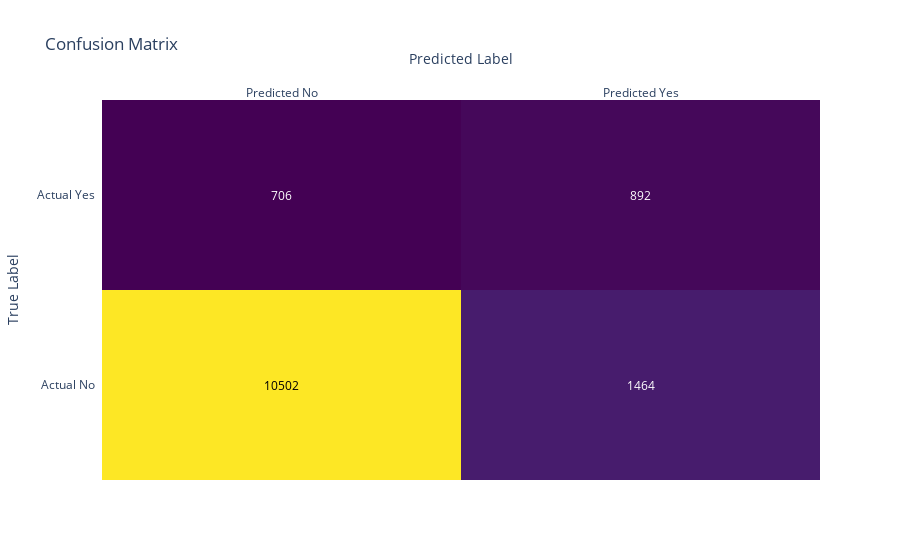
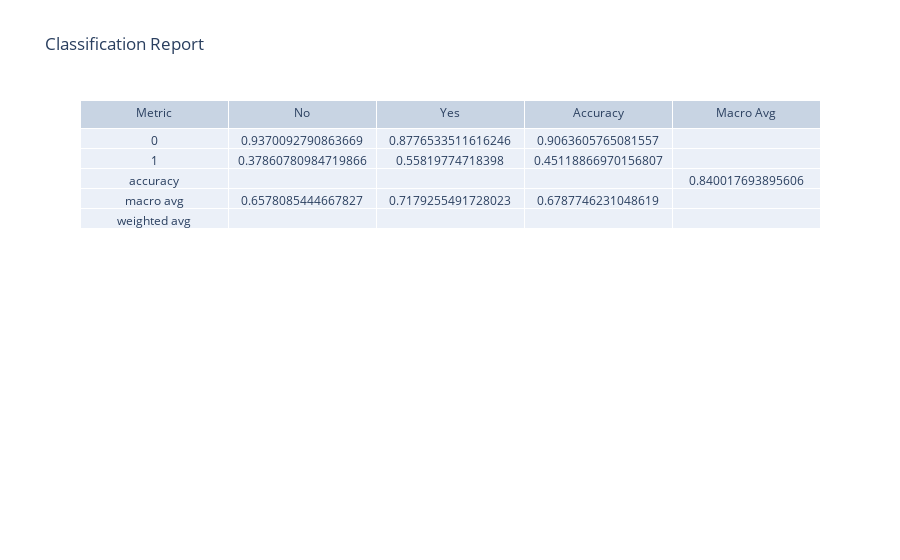

Notebook code for these charts, in order:
### Markdown cell above
### Plotting confusion matrix and classification report using Plotly

### Code cell
cm = confusion_matrix(y_test, y_pred)
cr = classification_report(y_test, y_pred, output_dict=True)

# Plot confusion matrix using Plotly
fig_cm = ff.create_annotated_heatmap(z=cm, x=['Predicted No', 'Predicted Yes'], y=['Actual No', 'Actual Yes'], colorscale='Viridis')
fig_cm.update_layout(title='Confusion Matrix', xaxis_title='Predicted Label', yaxis_title='True Label')

# Plot classification report using Plotly
fig_cr = go.Figure(data=[go.Table(
    header=dict(values=['Metric', 'No', 'Yes', 'Accuracy', 'Macro Avg']),
    cells=dict(values=[
        list(cr.keys()), 
        [cr['0']['precision'], cr['1']['precision'], '', cr['macro avg']['precision']],
        [cr['0']['recall'], cr['1']['recall'], '', cr['macro avg']['recall']],
        [cr['0']['f1-score'], cr['1']['f1-score'], '', cr['macro avg']['f1-score']],
        ['', '', cr['accuracy'], '', '']
    ])
)])
fig_cr.update_layout(title='Classification Report')

# Show figures
fig_cm.show()
fig_cr.show()

### Figure 1 — Plotly figure (JSON) as saved in the notebook; plotly's stock layout.template omitted (floating-point values rounded to 4 significant figures)
{"data": [{"colorscale": [[0, "#440154"], [0.1111, "#482878"], [0.2222, "#3e4989"], [0.3333, "#31688e"], [0.4444, "#26828e"], [0.5556, "#1f9e89"], [0.6667, "#35b779"], [0.7778, "#6ece58"], [0.8889, "#b5de2b"], [1, "#fde725"]], "reversescale": false, "showscale": false, "type": "heatmap", "x": ["Predicted No", "Predicted Yes"], "y": ["Actual No", "Actual Yes"], "z": [[10502, 1464], [706, 892]]}], "layout": {"annotations": [{"font": {"color": "#000000"}, "showarrow": false, "text": "10502", "x": "Predicted No", "xref": "x", "y": "Actual No", "yref": "y"}, {"font": {"color": "#FFFFFF"}, "showarrow": false, "text": "1464", "x": "Predicted Yes", "xref": "x", "y": "Actual No", "yref": "y"}, {"font": {"color": "#FFFFFF"}, "showarrow": false, "text": "706", "x": "Predicted No", "xref": "x", "y": "Actual Yes", "yref": "y"}, {"font": {"color": "#FFFFFF"}, "showarrow": false, "text": "892", "x": "Predicted Yes", "xref": "x", "y": "Actual Yes", "yref": "y"}], "title": {"text": "Confusion Matrix"}, "xaxis": {"dtick": 1, "gridcolor": "rgb(0, 0, 0)", "side": "top", "ticks": "", "title": {"text": "Predicted Label"}}, "yaxis": {"dtick": 1, "ticks": "", "ticksuffix": "  ", "title": {"text": "True Label"}}}}

### Figure 2 — Plotly figure (JSON) as saved in the notebook; plotly's stock layout.template omitted (floating-point values rounded to 4 significant figures)
{"data": [{"cells": {"values": [["0", "1", "accuracy", "macro avg", "weighted avg"], [0.937, 0.3786, "", 0.6578], [0.8777, 0.5582, "", 0.7179], [0.9064, 0.4512, "", 0.6788], ["", "", 0.84, "", ""]]}, "header": {"values": ["Metric", "No", "Yes", "Accuracy", "Macro Avg"]}, "type": "table"}], "layout": {"title": {"text": "Classification Report"}}}
